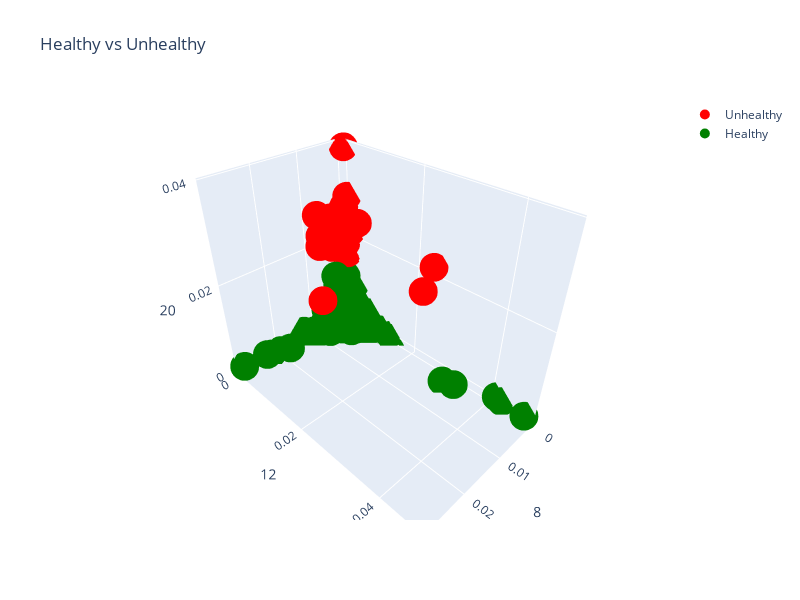

The notebook cell saved with this chart:
### Markdown cell above
### Clustering based on the Cluster Labels

### Code cell
cluster0 = go.Scatter3d(
    x=data[data['cluster']==0][8],
    y=data[data['cluster']==0][12],
    z=data[data['cluster']==0][20],
    mode='markers',
    marker=dict(
        color='red',  
        size=10,
        symbol='circle'
    ),
    name='Unhealthy'  
)

cluster1 = go.Scatter3d(
    x=data[data['cluster']==1][8],
    y=data[data['cluster']==1][12],
    z=data[data['cluster']==1][20],
    mode='markers',
    marker=dict(
        color='green',  
        size=10,
        symbol='circle'
    ),
    name='Healthy'  
)

fig = go.Figure()
fig.add_trace(cluster0)
fig.add_trace(cluster1)

fig.update_layout(
    title='Healthy vs Unhealthy',
    scene=dict(
        xaxis=dict(title='8'),
        yaxis=dict(title='12'),
        zaxis=dict(title='20')
    ),
    showlegend=True,  
    width=800, 
    height=600
)

fig.show()
